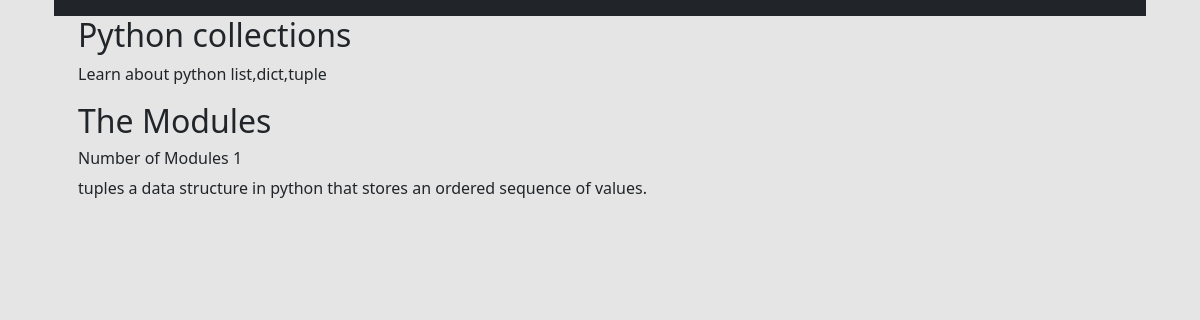
/courses/2/, run on the app's committed database.
### courses/models.py (models this page shows, shortened)
class Course(models.Model):
    created_at = models.DateTimeField(auto_now_add=True)
    title = models.CharField(max_length=255)
    description = models.TextField()

class Step(models.Model):
    title = models.CharField(max_length=255)
    description = models.TextField()
    content = models.TextField(blank=True, default='')
    order = models.IntegerField(default=0)
    course = models.ForeignKey(Course,on_delete=models.PROTECT, related_name='step')
    class Meta:
        ordering = ['order',]

### courses/views.py (the view)
# urls.py: url(r'(?P<pk>\d+)/$',views.course_detail, name='coursedet'),
def course_detail(request, pk):
    course = get_object_or_404(Course, pk=pk)
    return render(request, 'courses/course_details.html', {'course': course})

### courses/templates/courses/course_details.html (shortened to what this page needs)
{% extends 'layout.html' %}
{% block content %}
<div class="container">
        <article>
                <h2>{{course.title}}</h2>
                <p>{{course.description}}</p>
                <div>
                        <h2>The Modules</h2>
                        <h6>Number of Modules {{course.step.count}}</h6>
                    {% for step in course.step.all %}
                        <p>{{ step.description }}</p>
                    {% endfor %}
                </div>
            </article>
</div>
{% endblock %}

### assets/css/layout.css (style rules this page uses)
body { background: #e5e5e5 !important; }

### data on the page
Course: title "Python collections", description "Learn about python list,dict,tuple", step.count "1"
Step: description "tuples a data structure in python that stores an ordered sequence of values."
